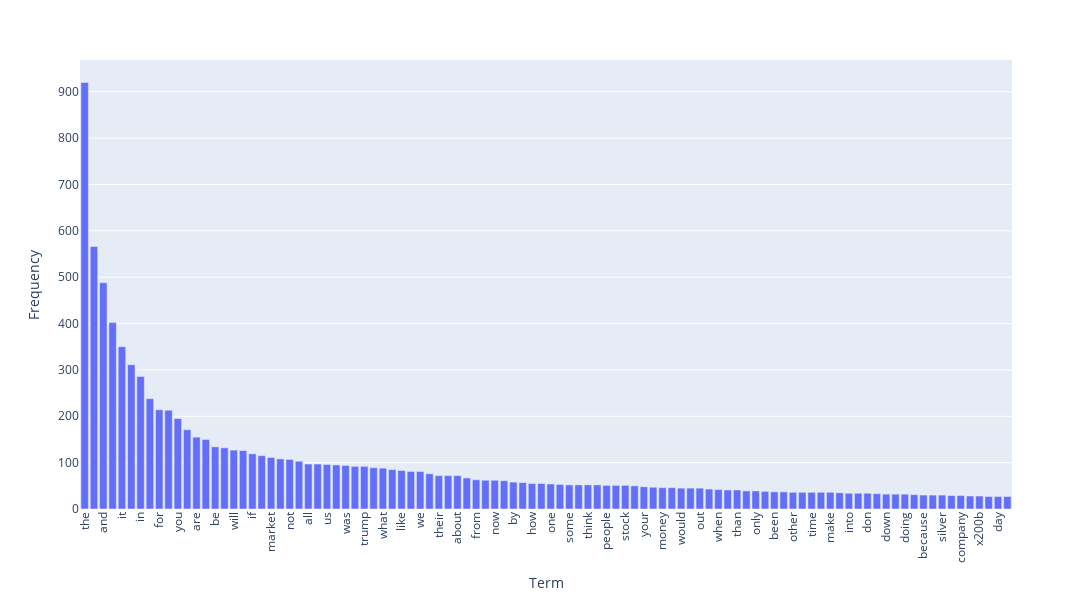

Notebook code for this chart:
### Markdown cell above
We will now then sort the terms to see its behavior.

### Code cell
df_terms = pd.DataFrame({
    "term": count_vect.get_feature_names_out(),
    "frequency": term_frequencies
})

# sort by frequency (descending)
df_terms = df_terms.sort_values("frequency", ascending=False)
df_terms_sorted = df_terms[:100]

# plot sorted bar chart
fig = px.bar(df_terms_sorted,
             x="term",
             y="frequency",
             labels={"term": "Term", "frequency": "Frequency"})

fig.update_layout(xaxis_tickangle=-90, height=600, width=1200)
fig.show()

### Figure 1 — Plotly figure (JSON) as saved in the notebook; plotly's stock layout.template omitted (floating-point values rounded to 4 significant figures)
{"data": [{"hovertemplate": "Term=%{x}<br>Frequency=%{y}<extra></extra>", "legendgroup": "", "marker": {"color": "#636efa", "pattern": {"shape": ""}}, "name": "", "orientation": "v", "showlegend": false, "textposition": "auto", "type": "bar", "x": ["the", "to", "and", "is", "it", "of", "in", "that", "for", "this", "you", "on", "are", "they", "be", "he", "will", "with", "if", "as", "market", "but", "not", "so", "all", "have", "us", "just", "was", "at", "trump", "my", "what", "can", "like", "or", "we", "has", "their", "china", "about", "more", "from", "there", "now", "no", "by", "re", "how", "up", "one", "do", "some", "even", "think", "them", "people", "his", "stock", "going", "your", "an", "money", "good", "would", "any", "out", "see", "when", "who", "than", "tariffs", "only", "why", "been", "get", "other", "price", "time", "him", "make", "want", "into", "me", "don", "then", "down", "over", "doing", "could", "because", "futures", "silver", "right", "company", "still", "x200b", "go", "day", "should"], "xaxis": "x", "y": [920, 566, 488, 402, 350, 311, 286, 238, 214, 213, 195, 171, 155, 150, 134, 132, 127, 126, 119, 115, 111, 108, 107, 103, 97, 97, 96, 95, 94, 92, 92, 89, 88, 85, 83, 81, 81, 76, 72, 72, 72, 67, 63, 62, 62, 61, 58, 57, 55, 55, 54, 53, 52, 52, 52, 52, 51, 51, 51, 50, 48, 47, 46, 46, 45, 45, 45, 43, 42, 41, 41, 39, 39, 38, 37, 37, 36, 36, 36, 36, 36, 35, 34, 34, 34, 33, 32, 32, 32, 31, 30, 30, 30, 29, 29, 28, 28, 27, 27, 27], "yaxis": "y"}], "layout": {"barmode": "relative", "height": 600, "legend": {"tracegroupgap": 0}, "margin": {"t": 60}, "width": 1200, "xaxis": {"anchor": "y", "domain": [0, 1], "tickangle": -90, "title": {"text": "Term"}}, "yaxis": {"anchor": "x", "domain": [0, 1], "title": {"text": "Frequency"}}}}
